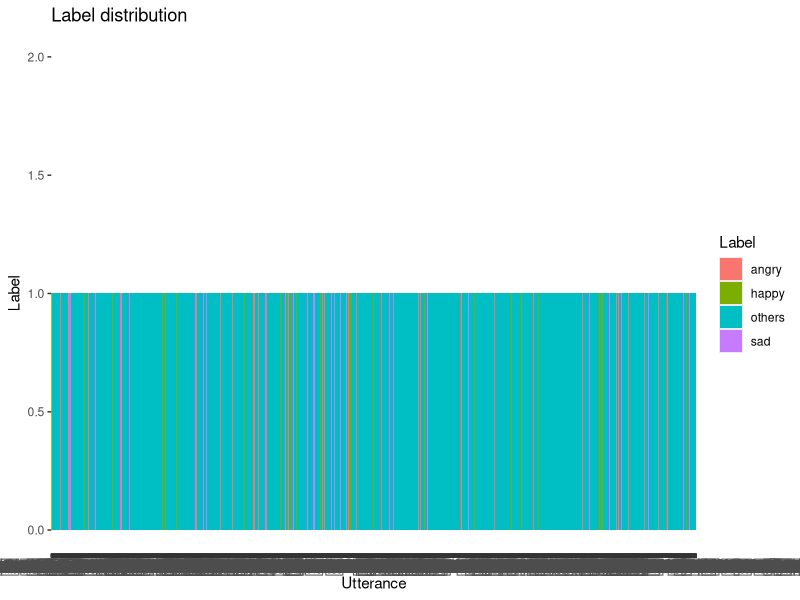

Recreate this plot in R.
#Load raw data
train <- read.csv("4_emo.csv", header = TRUE)

library(ggplot2)

train$Utterances <- as.character(train$Utterances)
train$Label <- as.factor(train$Label)
str(train)
ggplot(train, aes(x = Utterances, fill = Label)) +
  geom_bar(width = 1) +
  xlab("Utterance") +
  ylab("Label") +
  labs(fill = "Label") +
  ggtitle("Label distribution")
  